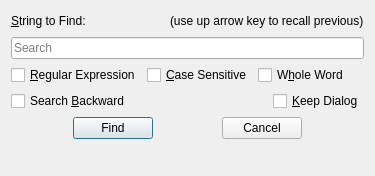
<?xml version="1.0" encoding="UTF-8"?>
<ui version="4.0">
 <class>DialogFind</class>
 <widget class="QDialog" name="DialogFind">
  <property name="geometry">
   <rect>
    <x>0</x>
    <y>0</y>
    <width>375</width>
    <height>176</height>
   </rect>
  </property>
  <property name="windowTitle">
   <string>Find</string>
  </property>
  <layout class="QVBoxLayout" name="verticalLayout">
   <item>
    <layout class="QHBoxLayout" name="horizontalLayout">
     <item>
      <widget class="QLabel" name="label">
       <property name="text">
        <string>&amp;String to Find:</string>
       </property>
       <property name="buddy">
        <cstring>textFind</cstring>
       </property>
      </widget>
     </item>
     <item>
      <spacer name="horizontalSpacer">
       <property name="orientation">
        <enum>Qt::Horizontal</enum>
       </property>
       <property name="sizeHint" stdset="0">
        <size>
         <width>40</width>
         <height>20</height>
        </size>
       </property>
      </spacer>
     </item>
     <item>
      <widget class="QLabel" name="label_2">
       <property name="text">
        <string>(use up arrow key to recall previous)</string>
       </property>
      </widget>
     </item>
    </layout>
   </item>
   <item>
    <widget class="QLineEdit" name="textFind">
     <property name="placeholderText">
      <string>Search</string>
     </property>
     <property name="clearButtonEnabled">
      <bool>true</bool>
     </property>
    </widget>
   </item>
   <item>
    <layout class="QHBoxLayout" name="horizontalLayout_2">
     <item>
      <widget class="QCheckBox" name="checkRegex">
       <property name="text">
        <string>&amp;Regular Expression</string>
       </property>
      </widget>
     </item>
     <item>
      <widget class="QCheckBox" name="checkCase">
       <property name="text">
        <string>&amp;Case Sensitive</string>
       </property>
      </widget>
     </item>
     <item>
      <widget class="QCheckBox" name="checkWord">
       <property name="text">
        <string>W&amp;hole Word</string>
       </property>
      </widget>
     </item>
     <item>
      <spacer name="horizontalSpacer_2">
       <property name="orientation">
        <enum>Qt::Horizontal</enum>
       </property>
       <property name="sizeHint" stdset="0">
        <size>
         <width>40</width>
         <height>20</height>
        </size>
       </property>
      </spacer>
     </item>
    </layout>
   </item>
   <item>
    <layout class="QHBoxLayout" name="horizontalLayout_3">
     <item>
      <widget class="QCheckBox" name="checkBackward">
       <property name="text">
        <string>Search &amp;Backward</string>
       </property>
      </widget>
     </item>
     <item>
      <spacer name="horizontalSpacer_3">
       <property name="orientation">
        <enum>Qt::Horizontal</enum>
       </property>
       <property name="sizeHint" stdset="0">
        <size>
         <width>40</width>
         <height>20</height>
        </size>
       </property>
      </spacer>
     </item>
     <item>
      <widget class="QCheckBox" name="checkKeep">
       <property name="text">
        <string>&amp;Keep Dialog</string>
       </property>
      </widget>
     </item>
    </layout>
   </item>
   <item>
    <layout class="QHBoxLayout" name="horizontalLayout_4">
     <item>
      <spacer name="horizontalSpacer_5">
       <property name="orientation">
        <enum>Qt::Horizontal</enum>
       </property>
       <property name="sizeHint" stdset="0">
        <size>
         <width>40</width>
         <height>20</height>
        </size>
       </property>
      </spacer>
     </item>
     <item>
      <widget class="QPushButton" name="buttonFind">
       <property name="text">
        <string>Find</string>
       </property>
       <property name="icon">
        <iconset theme="edit-find">
         <normaloff>.</normaloff>.</iconset>
       </property>
       <property name="shortcut">
        <string>Return</string>
       </property>
       <property name="default">
        <bool>true</bool>
       </property>
      </widget>
     </item>
     <item>
      <spacer name="horizontalSpacer_4">
       <property name="orientation">
        <enum>Qt::Horizontal</enum>
       </property>
       <property name="sizeHint" stdset="0">
        <size>
         <width>40</width>
         <height>20</height>
        </size>
       </property>
      </spacer>
     </item>
     <item>
      <widget class="QPushButton" name="buttonCancel">
       <property name="text">
        <string>Cancel</string>
       </property>
       <property name="icon">
        <iconset theme="dialog-cancel">
         <normaloff>.</normaloff>.</iconset>
       </property>
       <property name="shortcut">
        <string>Esc</string>
       </property>
      </widget>
     </item>
     <item>
      <spacer name="horizontalSpacer_6">
       <property name="orientation">
        <enum>Qt::Horizontal</enum>
       </property>
       <property name="sizeHint" stdset="0">
        <size>
         <width>40</width>
         <height>20</height>
        </size>
       </property>
      </spacer>
     </item>
    </layout>
   </item>
   <item>
    <spacer name="verticalSpacer">
     <property name="orientation">
      <enum>Qt::Vertical</enum>
     </property>
     <property name="sizeHint" stdset="0">
      <size>
       <width>20</width>
       <height>1</height>
      </size>
     </property>
    </spacer>
   </item>
  </layout>
 </widget>
 <resources/>
 <connections>
  <connection>
   <sender>buttonCancel</sender>
   <signal>clicked()</signal>
   <receiver>DialogFind</receiver>
   <slot>reject()</slot>
   <hints>
    <hint type="sourcelabel">
     <x>264</x>
     <y>125</y>
    </hint>
    <hint type="destinationlabel">
     <x>372</x>
     <y>137</y>
    </hint>
   </hints>
  </connection>
 </connections>
</ui>
